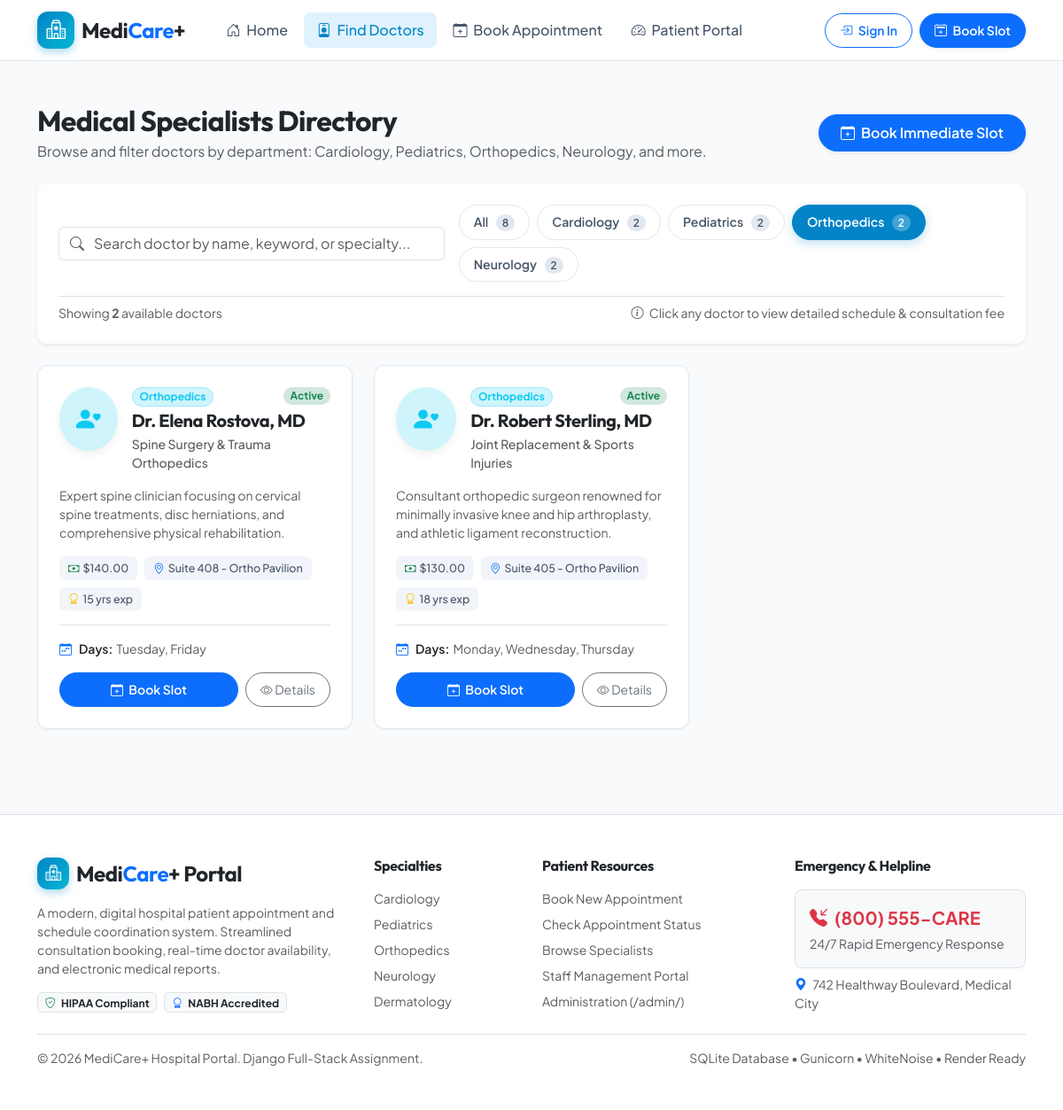
Page /doctors/?department=Orthopedics on the committed database.
### hospital/models.py (models this page shows, shortened)
class Doctor(models.Model):
    name = models.CharField(max_length=150, help_text="Full Name with Title (e.g. Dr. Jane Smith)")
    department = models.CharField(max_length=50, choices=Department.choices, default=Department.CARDIOLOGY)
    specialization = models.CharField(max_length=150, help_text="Specialization or sub-discipline")
    consultation_fee = models.DecimalField(max_digits=8, decimal_places=2, default=75.00)
    available_days = models.CharField(max_length=120, default="Monday, Tuesday, Wednesday, Thursday, Friday")
    active_status = models.BooleanField(default=True, help_text="Is doctor actively taking appointments?")
    email = models.EmailField(blank=True, null=True)
    phone = models.CharField(max_length=20, blank=True, null=True)
    room_number = models.CharField(max_length=20, default="Room 201")
    experience_years = models.PositiveIntegerField(default=8)
    bio = models.TextField(blank=True, help_text="Short professional summary")
    avatar_color = models.CharField(max_length=30, default="primary", help_text="Bootstrap theme color for avatar")
    class Meta:
        ordering = ['name']
    @property
    def badge_class(self):
        colors = {
            'Cardiology': 'danger',
            'Pediatrics': 'warning',
            'Orthopedics': 'info',
            'Neurology': 'primary',
            'Dermatology': 'success',
            'General Medicine': 'secondary'
        }
        return colors.get(self.department, 'dark')

### hospital/views.py (the view)
# urls.py: path('doctors/', views.doctor_list, name='doctor_list'),
def doctor_list(request):
    department = request.GET.get('department', '').strip()
    search_query = request.GET.get('q', '').strip()
    doctors = Doctor.objects.all()
    if department and department != 'All':
        doctors = doctors.filter(department=department)
    if search_query:
        doctors = doctors.filter(
            Q(name__icontains=search_query) |
            Q(specialization__icontains=search_query) |
            Q(department__icontains=search_query)
        )
    dept_counts = {
        'All': Doctor.objects.count(),
        'Cardiology': Doctor.objects.filter(department='Cardiology').count(),
        'Pediatrics': Doctor.objects.filter(department='Pediatrics').count(),
        'Orthopedics': Doctor.objects.filter(department='Orthopedics').count(),
        'Neurology': Doctor.objects.filter(department='Neurology').count(),
        'Dermatology': Doctor.objects.filter(department='Dermatology').count(),
        'General Medicine': Doctor.objects.filter(department='General Medicine').count(),
    }
    context = {
        'doctors': doctors,
        'selected_department': department or 'All',
        'search_query': search_query,
        'dept_counts': dept_counts,
        'all_departments': ['All', 'Cardiology', 'Pediatrics', 'Orthopedics', 'Neurology', 'Dermatology', 'General Medicine'],
    }
    return render(request, 'hospital/doctor_list.html', context)

### hospital/templates/hospital/doctor_list.html (shortened to what this page needs)
{% extends 'hospital/base.html' %}
{% load static %}
{% block content %}
<div class="container py-5">
    <div class="d-flex flex-column flex-md-row justify-content-between align-items-md-center gap-3 mb-4">
        <div>
            <h1 class="h2 fw-bold text-dark mb-1">Medical Specialists Directory</h1>
            <p class="text-muted mb-0">Browse and filter doctors by department: Cardiology, Pediatrics, Orthopedics, Neurology, and more.</p>
        </div>
        <a href="{% url 'book_appointment' %}" class="btn btn-primary rounded-pill px-4 py-2 fw-semibold shadow-sm align-self-start align-self-md-auto">
            <i class="bi bi-calendar-plus me-1"></i> Book Immediate Slot
        </a>
    </div>
    <div class="card card-custom p-4 mb-4 border-0 shadow-sm">
        <div class="row g-3 align-items-center">
            <div class="col-lg-5">
                <div class="input-group">
                    <span class="input-group-text bg-white border-end-0 text-muted"><i class="bi bi-search"></i></span>
                    <input type="text" id="doctorSearchInput" class="form-control border-start-0 ps-0" placeholder="Search doctor by name, keyword, or specialty..." value="{{ search_query }}">
                </div>
            </div>
            <div class="col-lg-7">
                <div class="filter-btn-group">
                    <button type="button" class="filter-btn {% if selected_department == 'All' %}active{% endif %}" data-dept="All">
                        All <span class="filter-count">{{ dept_counts.All }}</span>
                    </button>
                    <button type="button" class="filter-btn {% if selected_department == 'Cardiology' %}active{% endif %}" data-dept="Cardiology">
                        Cardiology <span class="filter-count">{{ dept_counts.Cardiology }}</span>
                    </button>
                    <button type="button" class="filter-btn {% if selected_department == 'Pediatrics' %}active{% endif %}" data-dept="Pediatrics">
                        Pediatrics <span class="filter-count">{{ dept_counts.Pediatrics }}</span>
                    </button>
                    <button type="button" class="filter-btn {% if selected_department == 'Orthopedics' %}active{% endif %}" data-dept="Orthopedics">
                        Orthopedics <span class="filter-count">{{ dept_counts.Orthopedics }}</span>
                    </button>
                    <button type="button" class="filter-btn {% if selected_department == 'Neurology' %}active{% endif %}" data-dept="Neurology">
                        Neurology <span class="filter-count">{{ dept_counts.Neurology }}</span>
                    </button>
                </div>
            </div>
        </div>
        <div class="d-flex justify-content-between align-items-center mt-3 pt-2 border-top small text-muted">
            <div>
                Showing <strong id="visibleDoctorCount">{{ doctors|length }}</strong> available doctors
            </div>
            <div>
                <i class="bi bi-info-circle me-1"></i> Click any doctor to view detailed schedule & consultation fee
            </div>
        </div>
    </div>
    <div class="row g-4" id="doctorsContainer">
        {% for doctor in doctors %}
        <div class="col-md-6 col-lg-4 doctor-card-wrapper"
             data-department="{{ doctor.department }}"
             data-name="{{ doctor.name }}"
             data-specialization="{{ doctor.specialization }}">
            <div class="card card-custom doctor-card p-4">
                <div class="d-flex align-items-start gap-3 mb-3">
                    <div class="doctor-avatar bg-{{ doctor.avatar_color }}-subtle text-{{ doctor.avatar_color }}">
                        <i class="bi bi-person-heart"></i>
                    </div>
                    <div class="flex-grow-1">
                        <div class="d-flex justify-content-between align-items-start">
                            <span class="badge bg-{{ doctor.badge_class }}-subtle text-{{ doctor.badge_class }} border border-{{ doctor.badge_class }}-subtle rounded-pill mb-1">
                                {{ doctor.department }}
                            </span>
                            {% if doctor.active_status %}
                                <span class="badge bg-success-subtle text-success rounded-pill" title="Taking Appointments">Active</span>
                            {% else %}
                                <span class="badge bg-secondary-subtle text-secondary rounded-pill" title="Currently on Leave">Unavailable</span>
                            {% endif %}
                        </div>
                        <h5 class="fw-bold text-dark mb-1">{{ doctor.name }}</h5>
                        <div class="text-muted small fw-medium">{{ doctor.specialization }}</div>
                    </div>
                </div>
                <p class="text-muted small mb-3 flex-grow-1">
                    {{ doctor.bio|default:"Dedicated specialist offering comprehensive clinical assessments, diagnostics, and patient care."|truncatewords:20 }}
                </p>
                <div class="d-flex flex-wrap gap-2 mb-3">
                    <span class="doctor-meta-pill" title="Consultation Fee">
                        <i class="bi bi-cash me-1 text-success"></i> ${{ doctor.consultation_fee }}
                    </span>
                    <span class="doctor-meta-pill" title="Consulting Room">
                        <i class="bi bi-geo-alt me-1 text-primary"></i> {{ doctor.room_number }}
                    </span>
                    <span class="doctor-meta-pill" title="Experience">
                        <i class="bi bi-award me-1 text-warning"></i> {{ doctor.experience_years }} yrs exp
                    </span>
                </div>
                <div class="border-top pt-3 mb-3">
                    <div class="small text-muted d-flex align-items-center">
                        <i class="bi bi-calendar-week me-2 text-primary"></i>
                        <span class="fw-semibold text-dark me-1">Days:</span> {{ doctor.available_days }}
                    </div>
                </div>
                <div class="d-flex gap-2">
                    {% if doctor.active_status %}
                        <a href="{% url 'book_appointment' %}?doctor={{ doctor.id }}" class="btn btn-primary btn-sm flex-grow-1 rounded-pill fw-semibold py-2">
                            <i class="bi bi-calendar-plus me-1"></i> Book Slot
                        </a>
                    {% else %}
                        <button class="btn btn-secondary btn-sm flex-grow-1 rounded-pill fw-semibold py-2" disabled>
                            Unavailable
                        </button>
                    {% endif %}
                    <button type="button" class="btn btn-outline-secondary btn-sm rounded-pill px-3 py-2" data-bs-toggle="modal" data-bs-target="#doctorModal{{ doctor.id }}">
                        <i class="bi bi-eye"></i> Details
                    </button>
                </div>
            </div>
        </div>
        {% endfor %}
    </div>
</div>
{% endblock %}

### hospital/static/css/style.css (style rules this page uses)
:root { --primary-color: #0284c7; --primary-dark: #0369a1; --primary-light: #e0f2fe; --secondary-color: #0f172a; --accent-color: #06b6d4; --success-color: #10b981; --warning-color: #f59e0b; --danger-color: #ef4444; --info-color: #3b82f6; --bg-light: #f8fafc; --card-bg: #ffffff; --text-main: #1e293b; --text-muted: #64748b; --border-color: #e2e8f0; --radius-sm: 8px; --radius-md: 12px; --radius-lg: 18px; --shadow-sm: 0 1px 3px rgba(0,0,0,0.05); --shadow-md: 0 4px 6px -1px rgba(0,0,0,0.07), 0 2px 4px -2px rgba(0,0,0,0.05); --shadow-lg: 0 10px 25px -3px rgba(15,23,42,0.08), 0 4px 6px -4px rgba(15,23,42,0.04); --shadow-glow: 0 0 20px rgba(2, 132, 199, 0.18); }
body { font-family: 'Plus Jakarta Sans', sans-serif; color: var(--text-main); background-color: var(--bg-light); min-height: 100vh; display: flex; flex-direction: column; }
h1, h2, h3, h4, h5, h6, .brand-font { font-family: 'Outfit', sans-serif; font-weight: 700; letter-spacing: -0.02em; }
.card-custom { background-color: var(--card-bg); border: 1px solid var(--border-color); border-radius: var(--radius-md); box-shadow: var(--shadow-sm); transition: transform 0.22s ease, box-shadow 0.22s ease, border-color 0.22s ease; }
.doctor-card { height: 100%; display: flex; flex-direction: column; }
.doctor-avatar { width: 72px; height: 72px; border-radius: 50%; display: flex; align-items: center; justify-content: center; font-size: 1.75rem; font-weight: 700; box-shadow: 0 4px 10px rgba(0,0,0,0.06); }
.doctor-meta-pill { font-size: 0.78rem; padding: 4px 10px; border-radius: 6px; background-color: #f1f5f9; color: #475569; font-weight: 500; display: inline-flex; align-items: center; }
.filter-btn-group { display: flex; flex-wrap: wrap; gap: 8px; }
.filter-btn { padding: 8px 16px; border-radius: 30px; font-size: 0.88rem; font-weight: 600; border: 1px solid var(--border-color); background-color: #ffffff; color: #475569; transition: all 0.2s ease; cursor: pointer; }
.filter-btn.active { background-color: var(--primary-color); color: #ffffff; border-color: var(--primary-color); box-shadow: 0 4px 12px rgba(2, 132, 199, 0.25); }
.filter-count { font-size: 0.75rem; padding: 2px 7px; border-radius: 10px; background-color: rgba(255,255,255,0.25); margin-left: 6px; }
.filter-btn:not(.active) .filter-count { background-color: #e2e8f0; color: #475569; }

### rows in the picture
Doctor: department "Orthopedics", active_status "Active", name "Dr. Elena Rostova, MD", specialization "Spine Surgery & Trauma Orthopedics", bio "Expert spine clinician focusing on cervical spine treatments, disc herniations, and comprehensive physical rehabilitation.", consultation_fee "140.00", room_number "Suite 408 - Ortho Pavilion", experience_years "15", available_days "Tuesday, Friday"
Doctor: department "Orthopedics", active_status "Active", name "Dr. Robert Sterling, MD", specialization "Joint Replacement & Sports Injuries", bio "Consultant orthopedic surgeon renowned for minimally invasive knee and hip arthroplasty, and athletic ligament reconstruction.", consultation_fee "130.00", room_number "Suite 405 - Ortho Pavilion", experience_years "18", available_days "Monday, Wednesday, Thursday"

### other values in the picture
{{ dept_counts.All }} "8"
{{ dept_counts.Cardiology }} "2"
{{ dept_counts.Pediatrics }} "2"
{{ dept_counts.Orthopedics }} "2"
{{ dept_counts.Neurology }} "2"
{{ doctors|length }} "2"
